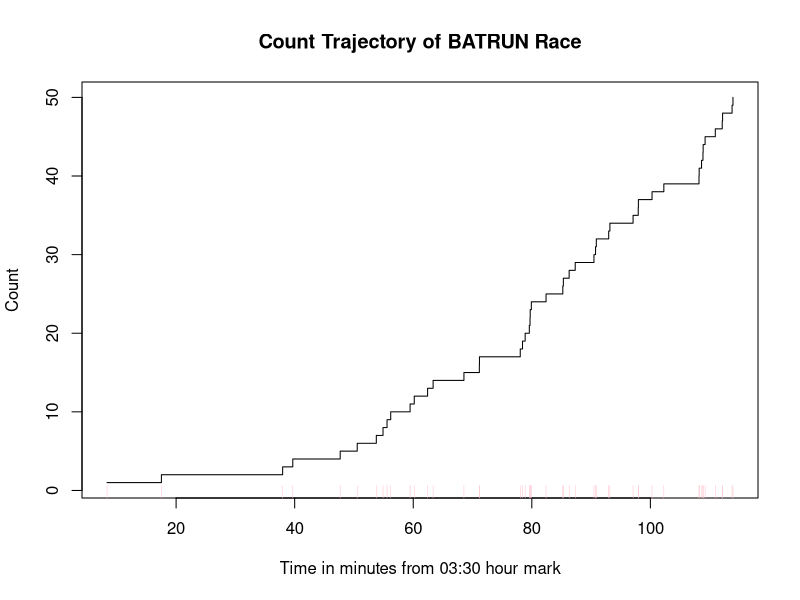
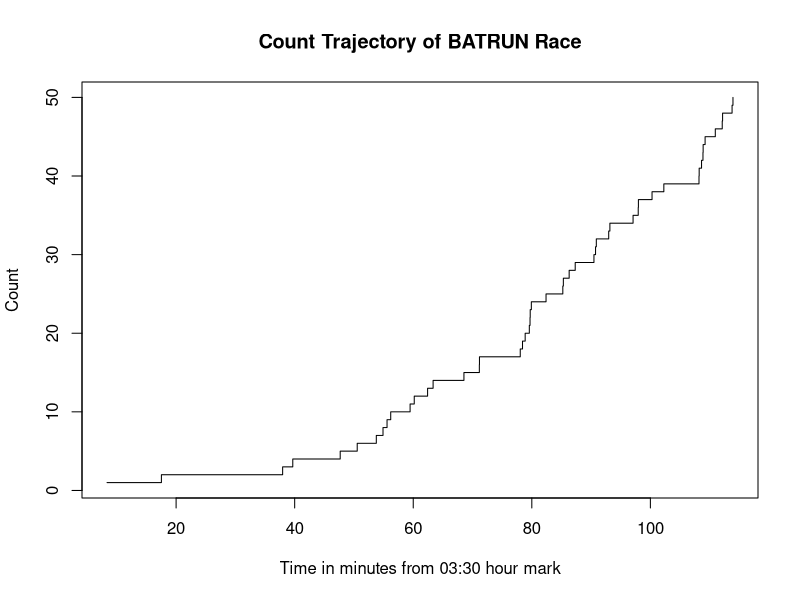

Reproduce these figures in R, in order.
## ---- chunk 1
knitr::opts_chunk$set(echo = TRUE)
library(stats)
## ---- chunk 2
rm(list = ls())
dat = read.table("BatRun Data 2.txt", h = TRUE)

#dat$Sn
# Plot the count trajectory and place tick marks for the arrivals
plot(dat$Pos~dat$Sn, type='s', xlab = "Time in minutes from 03:30 hour mark", ylab = "Count", main = "Count Trajectory of BATRUN Race")
rug(dat$Sn, side=1, col="pink")

## ---- chunk 3

# fixed n mode (ie n=50, not looking at a fixed window)
mvf_1    = function(v,pars)
{
		beta = pars
		mvf = ((1/(beta[2])) * exp(beta[1])) * (exp(beta[2]*t) - 1)
	  return(mvf)
}

min_likelihood_1 = function(pars)
{
	  beta  = pars
	  s <- dat$Sn
	  intensity = exp(beta[1]+beta[2]*s)
	  value =  sum(ln(intensity)) - mvf_1(max(s), beta)
	  return(-value)
}

mvf_2    = function(v,pars)
{
    rho = pars
	  beta = c(exp(rho[1]), exp(rho[2]))
	  K     =  sqrt(pi/beta[2])
# limits 
	  upper = (v-beta[1]) * sqrt(2*beta[2])
	  lower = -beta[1] * sqrt(2*beta[2])
	  mvf = K * (pnorm(upper) - pnorm(lower))
	  
	  return(mvf)
}

min_likelihood_2 = function(pars)
{
	  beta  = 
	  value =  
	  return(-value)
}

## ---- chunk 4
#res_opt_1 = nlm()
#res_opt_2 = nlm()
#M1  = c()#beta hat here, #AIC here
#M2  = c()#beta hat here, #AIC here
#tab = cbind(M1,M2)
#rownames(tab) = c('beta[1]','beta[2]','AIC')
#colnames(tab) = c('Model 1','Model 2')
#tab
## ---- chunk 5

#tt = 
#E1 = 
#E2 = 

plot(dat$Pos~dat$Sn, type='s', xlab = "Time in minutes from 03:30 hour mark", ylab = "Count", main = "Count Trajectory of BATRUN Race")

## ---- chunk 6
#forecast = 
#forecast
